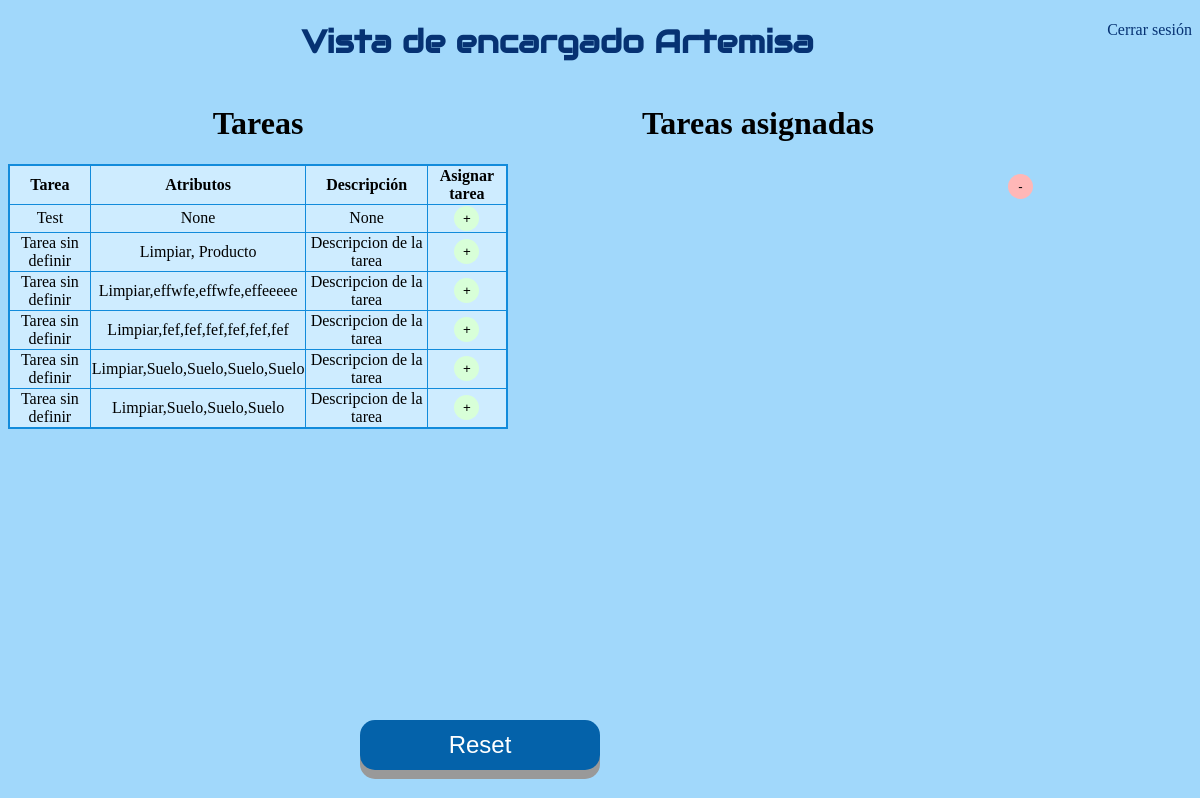
The page /interfaz_encargado.html on the database as committed earlier.
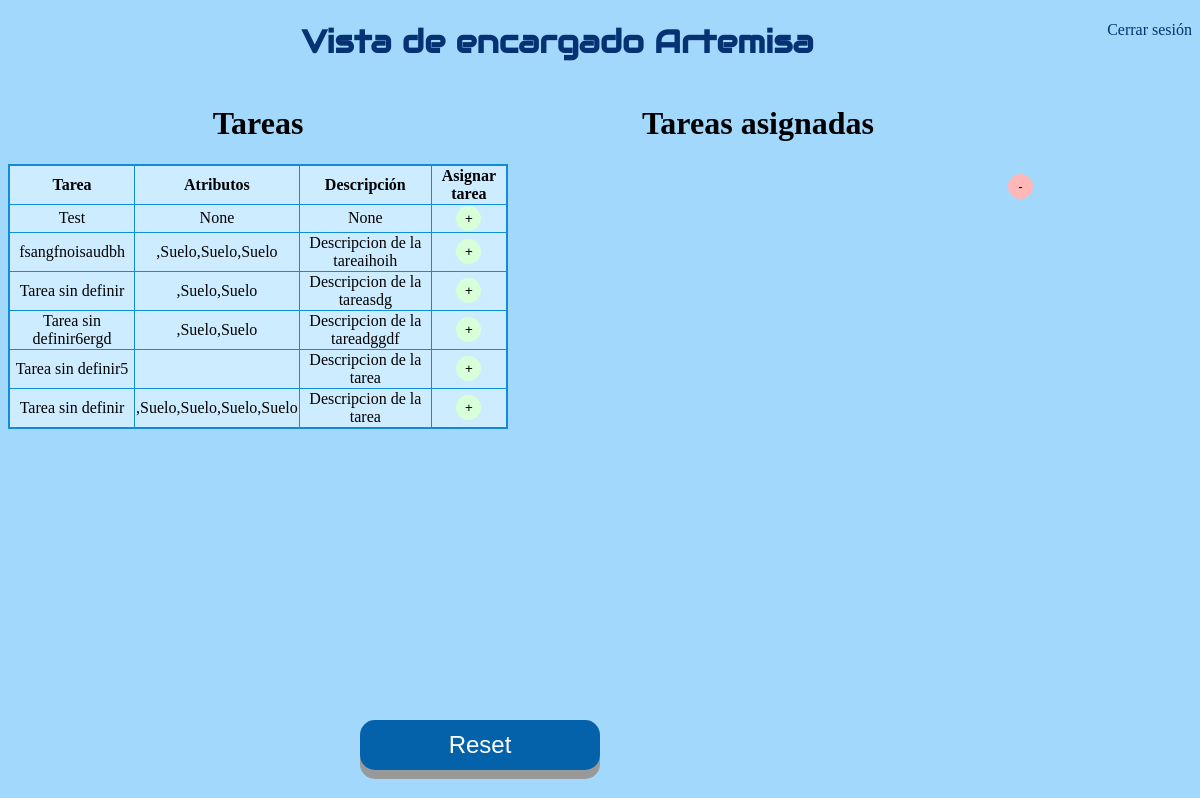
The same page on the database as committed later.
### app.py (models this page shows)
class Todo(db.Model): #Tabla para tareas creadas
    id = db.Column(db.Integer, primary_key=True)
    content = db.Column(db.String(200), nullable=False)
    priority = db.Column(db.String(200))        # prioridad
    descripcion = db.Column(db.String(200))             # Descripcion
    atributos = db.Column(db.String(800))               # Atributos

### app.py (the view)
@app.route('/interfaz_encargado.html', methods=['POST','GET'])   # Redireccion a Encargado
def encargado():
    tasks = Todo.query.order_by(Todo.id).all() # tareas ordenadas por id
    return render_template('interfaz_encargado.html', tasks=tasks)

### templates/interfaz_encargado.html (shortened to what this page needs)
{% extends 'base.html' %}
{% block body %}
<a style="float:right" href="index.html">Cerrar sesión</a>
    <center>
        <h1 class="principal"> Vista de encargado Artemisa</h1>
    </center>
    <div class="inline-div-izquierda">
        <h1 class="Copper">Tareas</h1>
        <center>
            <table>
                <tr>
                    <th> Tarea</th>
                    <th>Atributos</th>
                    <th>Descripción</th>
                    <th>Asignar tarea</th>
                </tr>
                {% for task in tasks %}
                    {% if task.id!=0 %}
                            <tr>
                            <td> {{ task.content }}</td>
                            <td>
                                {{task.atributos}}
                            </td>
                            <td>
                                {{task.descripcion}}
                            </td>
                            <td>
                                <button type="button" class="button3" onClick="window.location.href='/asignar/{{task.id}}';">+</button>
                            </td>
                        </tr>
                    {% endif %}
                {% endfor %}
            </table>
        </center>
    </div>
    <center>
        <div class="inline-div-izquierda">
            <h1 class="Copper"> Tareas asignadas</h1>
        </div>
    </center>
    <div class="inline-div-izquierda2">
        <br> <br> <br> <br> <br>
        <button type="button" class="button4" onClick="eliminar()">-</button> <br>
    </div>
    <button id="boton2" class="button2" onclick="window.location.href='interfaz_encargado.html';">Reset</button>
{% endblock %}

### templates/base.html (shortened to what this page needs)
<!DOCTYPE html>
<html>
    <head>
        <link rel="stylesheet" href="{{ url_for('static', filename='css/main.css') }}">
    </head>
    <body>
        {% block body %} {% endblock %}
    </body>
</html>

### static/css/main.css (style rules this page uses)
a:link { text-decoration: none; color: rgb(6, 50, 115); }
body { background-color: #a1d8fb; }
h1.Copper { font-family: Copperplate, Papyrus, fantasy; text-align: center }
h1.principal { font-family: "Audiowide", sans-serif; color: rgb(6, 50, 115); }
.button2 { width: 20%; height: 50px; font-size: 24px; text-align: center; position: absolute; bottom: 30px; right: 600px; cursor: pointer; outline: none; color: #fff; background-color: #0462aa; border: none; border-radius: 15px; box-shadow: 0 9px #999; }
.button3 { width: 25px; height: 25px; border: none; border-radius: 15px; background-color: #d8ffd8; }
.button4 { width: 25px; height: 25px; border: none; border-radius: 15px; background-color: #ffb7b7; }
.inline-div-izquierda { width: 500px; float: left; }
.inline-div-izquierda2 { width: 72px; float: left; }
table { border: 2px solid rgb(18, 139, 219); border-collapse: collapse; width: 100%; text-align: center; background-color: #ceecff; }
th, td { border: 1px solid rgb(18, 139, 219); }

Rows that differ between the two databases and show on the page:
changed Todo: content "Tarea sin definir" → "fsangfnoisaudbh"; atributos "Limpiar, Producto" → ",Suelo,Suelo,Suelo"; descripcion "Descripcion de la tarea" → "Descripcion de la tareaihoih"
changed Todo: atributos "Limpiar,effwfe,effwfe,effeeeee" → ",Suelo,Suelo"; descripcion "Descripcion de la tarea" → "Descripcion de la tareasdg"
changed Todo: content "Tarea sin definir" → "Tarea sin definir6ergd"; atributos "Limpiar,fef,fef,fef,fef,fef,fef" → ",Suelo,Suelo"; descripcion "Descripcion de la tarea" → "Descripcion de la tareadggdf"
changed Todo: content "Tarea sin definir" → "Tarea sin definir5"; atributos "Limpiar,Suelo,Suelo,Suelo,Suelo" → (not shown)
changed Todo: atributos "Limpiar,Suelo,Suelo,Suelo" → ",Suelo,Suelo,Suelo,Suelo"
